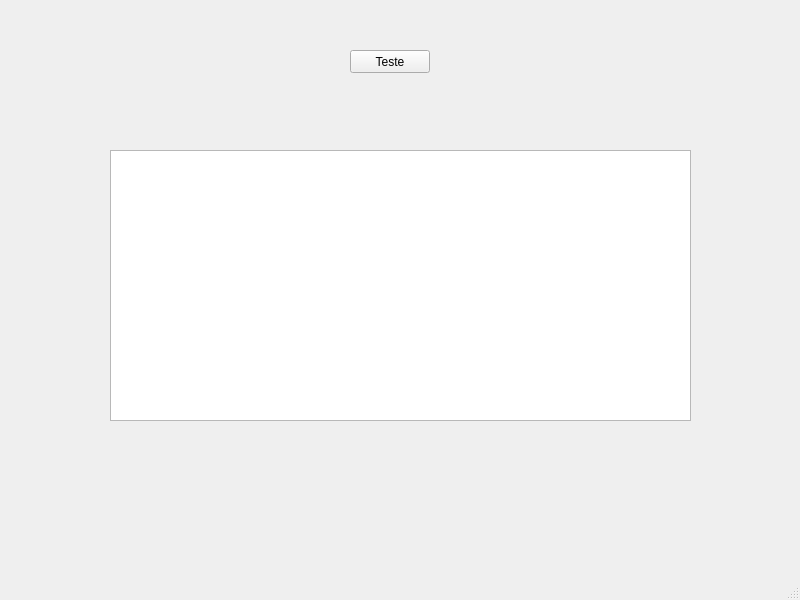
<?xml version="1.0" encoding="UTF-8"?>
<ui version="4.0">
 <class>MainWindow</class>
 <widget class="QMainWindow" name="MainWindow">
  <property name="geometry">
   <rect>
    <x>0</x>
    <y>0</y>
    <width>800</width>
    <height>600</height>
   </rect>
  </property>
  <property name="windowTitle">
   <string>MainWindow</string>
  </property>
  <widget class="QWidget" name="centralwidget">
   <widget class="QPushButton" name="pushButtonTeste">
    <property name="geometry">
     <rect>
      <x>350</x>
      <y>50</y>
      <width>80</width>
      <height>23</height>
     </rect>
    </property>
    <property name="text">
     <string>Teste</string>
    </property>
   </widget>
   <widget class="QTextEdit" name="textEditTeste">
    <property name="geometry">
     <rect>
      <x>110</x>
      <y>150</y>
      <width>581</width>
      <height>271</height>
     </rect>
    </property>
   </widget>
  </widget>
  <widget class="QMenuBar" name="menubar">
   <property name="geometry">
    <rect>
     <x>0</x>
     <y>0</y>
     <width>800</width>
     <height>20</height>
    </rect>
   </property>
  </widget>
  <widget class="QStatusBar" name="statusbar"/>
 </widget>
 <resources/>
 <connections/>
</ui>
